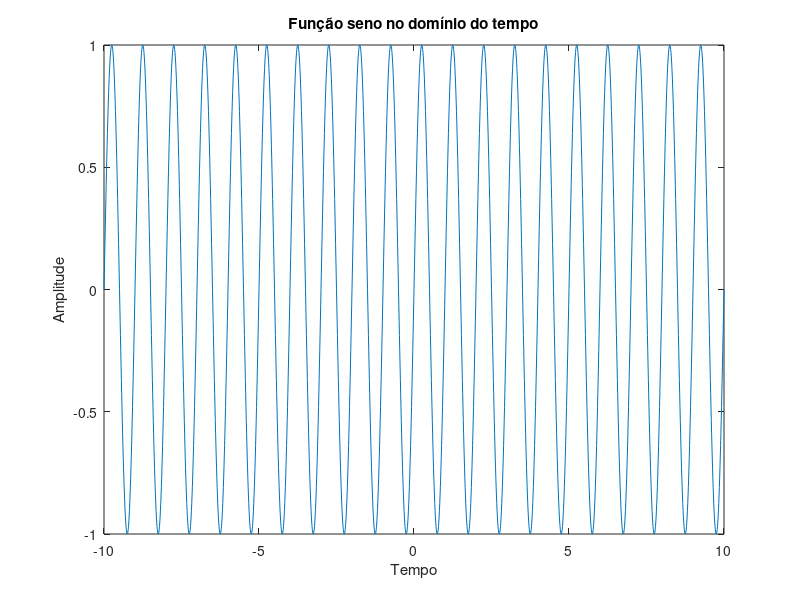

MATLAB code to generate this figure:

% Para esboçar a onda senoidal necessita de uma base de tempo

% Definindo período de -10 até 10 com passo=0.01
t= -10:0.01:10;

% função senoidal

y = sin(2*pi*t);

% Mostrando o gráfico dos valores de y em função de t
plot(t,y)

% Revisando etiquetas
xlabel("Tempo")
ylabel("Amplitude")

title("Função seno no domínio do tempo")
